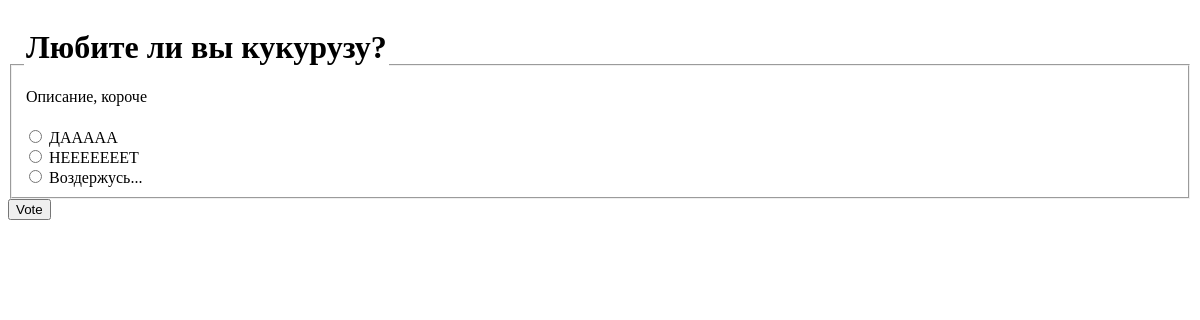
The app's page /9/, older data.
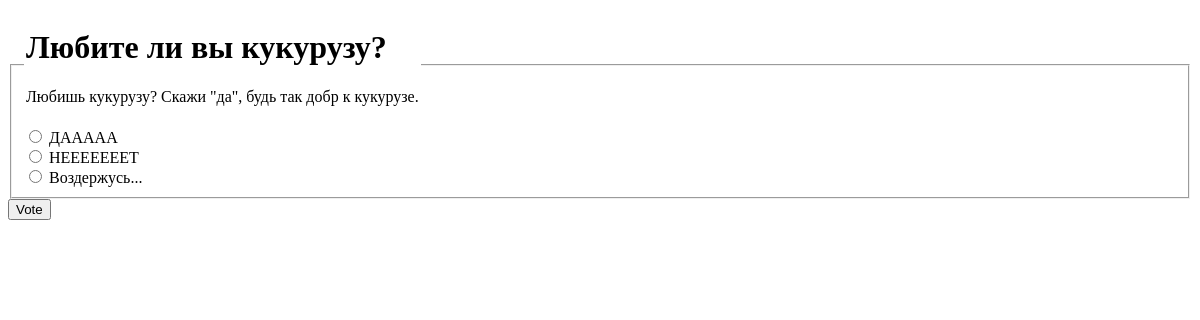
The same page, newer data.
### polls/models.py (models this page shows, shortened)
class Question(models.Model):
    question_text = models.CharField(max_length=200)
    question_description_text = models.CharField(max_length=300, default="description")
    question_short_description_text = models.CharField(max_length=300, default="short description")
    pub_date = models.DateTimeField('date published')

### polls/views.py (the view)
# urls.py: path('<int:pk>/', views.DetailView.as_view(), name='detail'),
class DetailView(generic.DetailView):
    model = Question
    template_name = 'polls/detail.html'

### polls/templates/polls/detail.html (shortened to what this page needs)
<form action="{% url 'polls:vote' question.id %}" method="post">
    <fieldset>
        <legend>
            <h1>{{question.question_text}}</h1>
            <p>{{question.question_description_text}}</p>
        </legend>
        {% for choice in question.choice_set.all %}
        <input type="radio" name="choice" id="choice{{forloop.counter}}" value="{{choice.id}}">
        <label for="choice{{forloop.counter}}">{{choice.choice_text}}</label><br>
        {% endfor %}
    </fieldset>
<input type="submit" value="Vote">
</form>

Row changes from the older to the newer data that the page shows:
changed Question "Любите ли вы кукурузу?": question_description_text "Описание, короче" → "Любишь кукурузу? Скажи \"да\", будь так добр к кукурузе."
